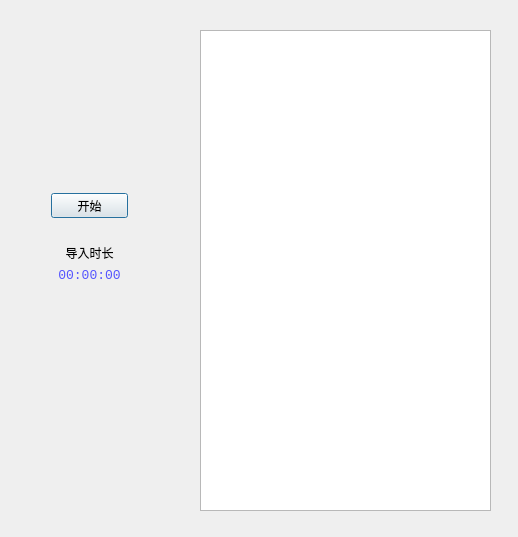
<?xml version="1.0" encoding="UTF-8"?>
<ui version="4.0">
 <class>ImportRawDialog</class>
 <widget class="QDialog" name="ImportRawDialog">
  <property name="geometry">
   <rect>
    <x>0</x>
    <y>0</y>
    <width>518</width>
    <height>537</height>
   </rect>
  </property>
  <property name="windowTitle">
   <string>原始数据导入</string>
  </property>
  <widget class="QPlainTextEdit" name="consoleTextEdit">
   <property name="geometry">
    <rect>
     <x>200</x>
     <y>30</y>
     <width>291</width>
     <height>481</height>
    </rect>
   </property>
   <property name="font">
    <font>
     <family>Consolas</family>
     <pointsize>10</pointsize>
     <weight>75</weight>
     <bold>true</bold>
    </font>
   </property>
  </widget>
  <widget class="QWidget" name="layoutWidget">
   <property name="geometry">
    <rect>
     <x>51</x>
     <y>193</y>
     <width>77</width>
     <height>90</height>
    </rect>
   </property>
   <layout class="QVBoxLayout" name="verticalLayout">
    <item>
     <widget class="QPushButton" name="startButton">
      <property name="sizePolicy">
       <sizepolicy hsizetype="Minimum" vsizetype="MinimumExpanding">
        <horstretch>0</horstretch>
        <verstretch>0</verstretch>
       </sizepolicy>
      </property>
      <property name="text">
       <string>开始</string>
      </property>
      <property name="checkable">
       <bool>true</bool>
      </property>
     </widget>
    </item>
    <item>
     <spacer name="horizontalSpacer">
      <property name="orientation">
       <enum>Qt::Horizontal</enum>
      </property>
      <property name="sizeType">
       <enum>QSizePolicy::Minimum</enum>
      </property>
      <property name="sizeHint" stdset="0">
       <size>
        <width>40</width>
        <height>20</height>
       </size>
      </property>
     </spacer>
    </item>
    <item>
     <widget class="QLabel" name="label">
      <property name="text">
       <string>导入时长</string>
      </property>
      <property name="alignment">
       <set>Qt::AlignCenter</set>
      </property>
     </widget>
    </item>
    <item>
     <widget class="QLabel" name="timeLabel">
      <property name="font">
       <font>
        <family>Consolas</family>
        <pointsize>10</pointsize>
       </font>
      </property>
      <property name="styleSheet">
       <string notr="true">color: rgb(85, 85, 255);</string>
      </property>
      <property name="text">
       <string>00:00:00</string>
      </property>
      <property name="alignment">
       <set>Qt::AlignCenter</set>
      </property>
     </widget>
    </item>
   </layout>
  </widget>
 </widget>
 <resources/>
 <connections/>
</ui>
